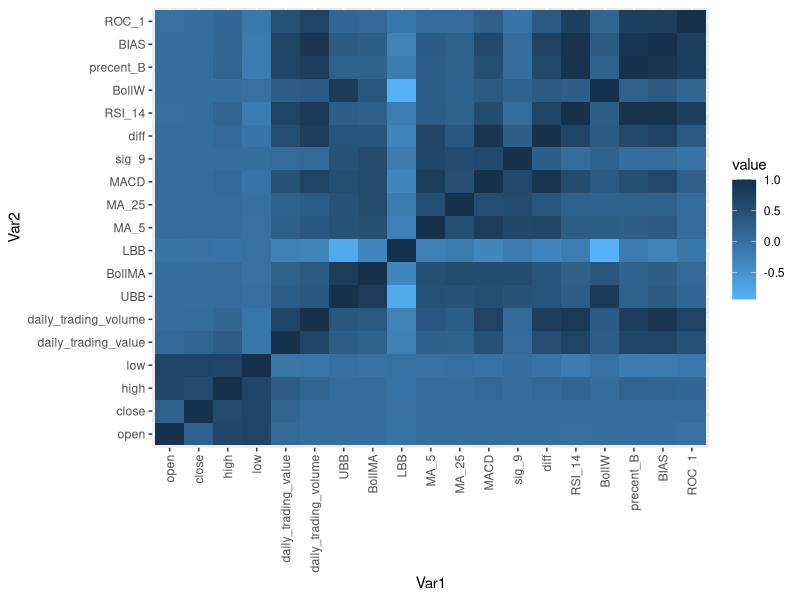

Generate this figure with R:
## ---- chunk 1
# input raw data
library(readxl)
dataset = read_xlsx('../data/raw_data_adjusted.xlsx')
dataset = na.omit(dataset)        # handle NA values
x = dataset[ ,!(colnames(dataset) %in% c('date'))]        # exclude date in dataset x
head(x)

## ---- chunk 2
# Get the daily changes of raw dataframe x
xdiff = as.data.frame(apply(x, 2, diff))
head(xdiff)

# plot heatmap of correlation
library(ggplot2)
library(reshape2)
ggplot(melt(cor(xdiff)), aes(x = Var1, y = Var2, fill = value)) + geom_tile() + theme(axis.text.x = element_text(angle = 90, vjust = 0.5, hjust = 1)) + scale_fill_gradient(low = "#56b1f7", high = "#16314b") 

# print the average of x
as.data.frame(apply(xdiff, 2, mean))
## ---- chunk 3
## PCA analysis on xdiff
out = princomp(xdiff)
summary(out)
as.data.frame(out$loadings[,1:3])
